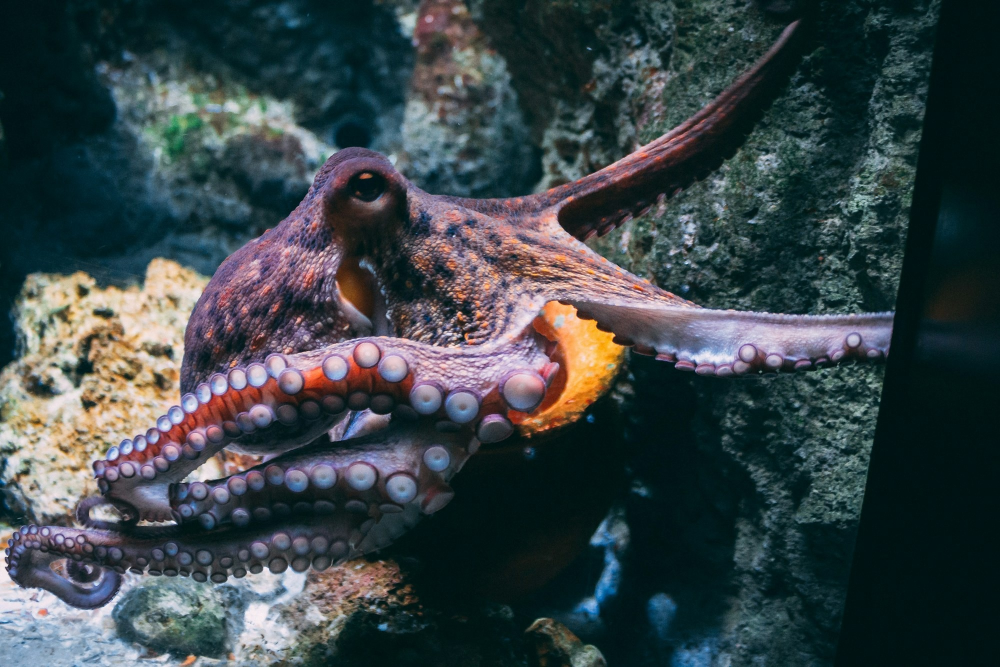
#> input picture pipeline/shorts-oto/pro/v54img/ahtapot2.jpg, 2000 x 1334 px, given in place of kapadokya.jpg, which was not available (shown at 1/2 size)
$ python kapak.py ../v54img
#> lines starting #> are read from the running program, lines starting #| are printed output that depends on the picture
from PIL import Image, ImageDraw, ImageFont, ImageEnhance
import numpy as np, sys

S = sys.argv[1]
W, H = 1080, 1920
F = "/usr/share/fonts/opentype/inter/InterDisplay-Black.otf"
src = Image.open(f"{S}/foto/kapadokya.jpg").convert("RGB")
#> src is the input picture: PIL image 2000x1334 RGB; mean R, G, B 57.9, 69.1, 72.2
s = max(W / src.width, H / src.height)
#> s = 1.44
src = src.resize((round(src.width * s), round(src.height * s)), Image.LANCZOS)
#> src: PIL image 2879x1920 RGB
x0, y0 = (src.width - W) // 2, (src.height - H) // 2
#> x0 = 899; y0 = 0
im = src.crop((x0, y0, x0 + W, y0 + H))
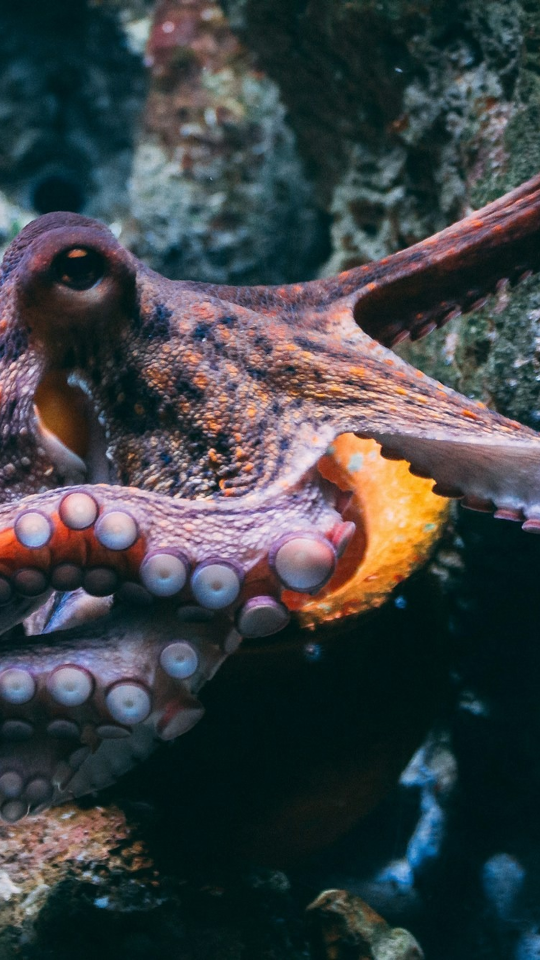
#> im: PIL image 1080x1920 RGB (shown at 1/2 size); mean R, G, B 61.6, 66.5, 69.3
im = ImageEnhance.Contrast(ImageEnhance.Color(im).enhance(1.35)).enhance(1.12)
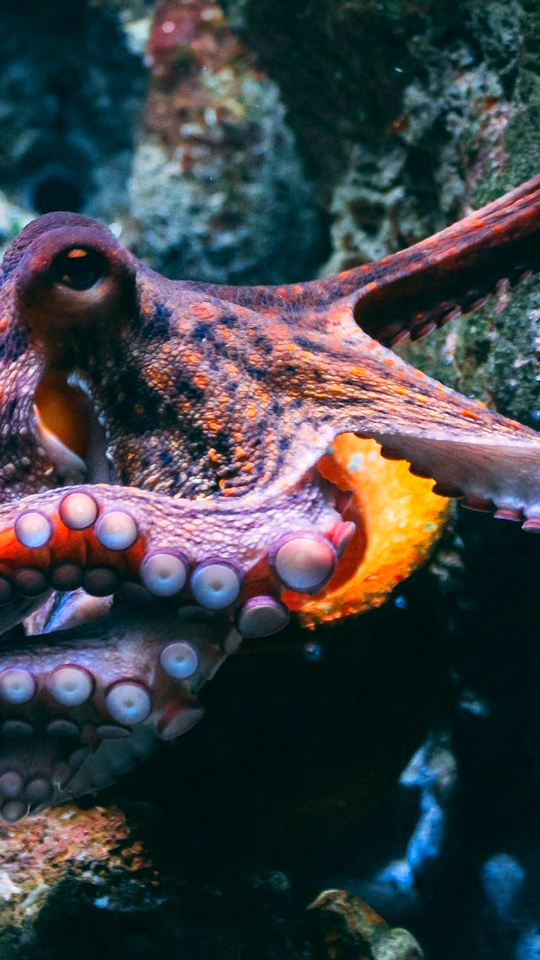
#> im: PIL image 1080x1920 RGB (shown at 1/2 size); mean R, G, B 62.3, 66.1, 70.5
im = Image.fromarray(255 - np.asarray(im))
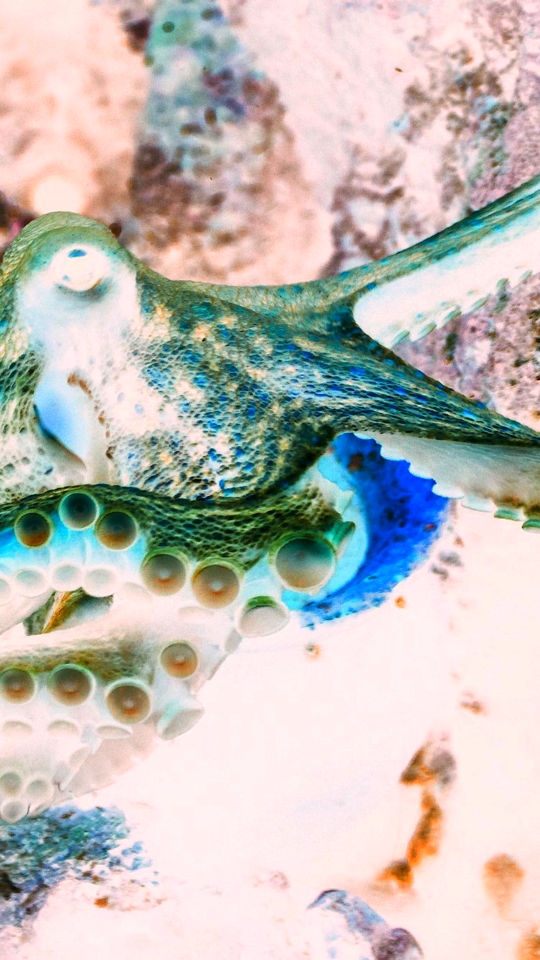
#> im: PIL image 1080x1920 RGB (shown at 1/2 size); mean R, G, B 192.7, 188.9, 184.5
# üst kararma (yazı okunur)
g = Image.new("L", (W, H))
#> g: PIL image 1080x1920 L; every value is 0
gd = ImageDraw.Draw(g)
for y in range(H):
    gd.line([(0, y), (W, y)], fill=int(235 * max(0.0, 1 - y / (H * 0.42)) ** 1.2))
im = Image.composite(Image.new("RGB", (W, H), (8, 9, 14)), im, g)
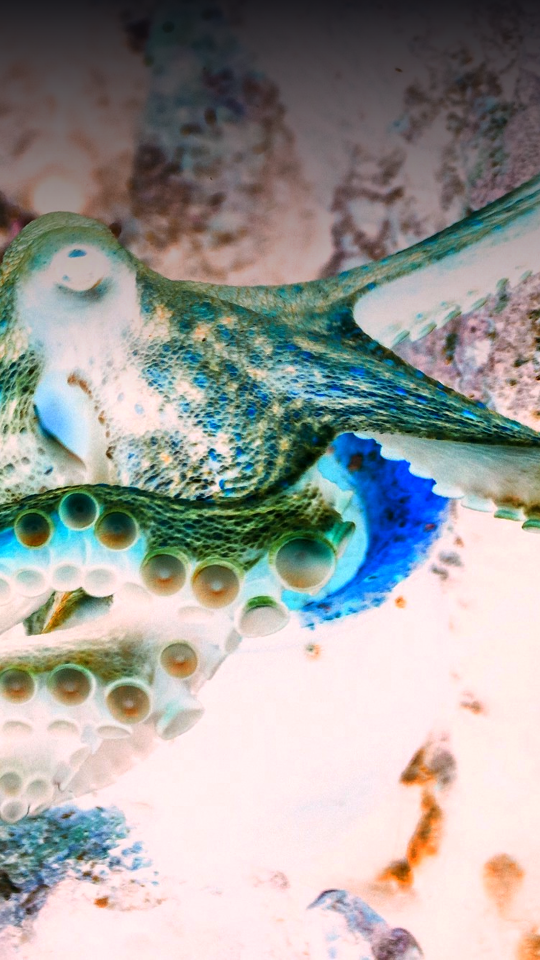
#> im: PIL image 1080x1920 RGB (shown at 1/2 size); mean R, G, B 157.4, 157.3, 154.6
d = ImageDraw.Draw(im)


def T(xy, t, size, fill, stroke=10):
    d.text(xy, t, font=ImageFont.truetype(F, size), fill=fill, stroke_width=stroke, stroke_fill=(0, 0, 0), anchor="mm")


T((540, 210), "BU FOTOĞRAFA", 96, (255, 255, 255), 8)
T((540, 390), "15 SANİYE", 190, (255, 204, 70), 14)
T((540, 560), "BAK!", 190, (255, 204, 70), 14)
# orta nokta
cx, cy = 540, 1180
d.ellipse([cx - 26, cy - 26, cx + 26, cy + 26], fill=(255, 255, 255))
d.ellipse([cx - 17, cy - 17, cx + 17, cy + 17], fill=(0, 0, 0))
# alt etiket
f = ImageFont.truetype(F, 62)
t = "GERÇEK RENKLERİ GÖR"
bb = d.textbbox((0, 0), t, font=f)
#> bb = (0, 2, 717, 73)
w, h = bb[2] - bb[0], bb[3] - bb[1]
#> w = 717; h = 71
lab = Image.new("RGBA", (w + 70, h + 50), (0, 0, 0, 0))
#> lab: PIL image 787x121 RGBA; every value is 0
ld = ImageDraw.Draw(lab)
ld.rounded_rectangle([0, 0, w + 69, h + 49], radius=22, fill=(214, 36, 36, 255))
ld.text((35, 25 - bb[1]), t, font=f, fill=(255, 255, 255))
lab = lab.rotate(-3, expand=True, resample=Image.BICUBIC)
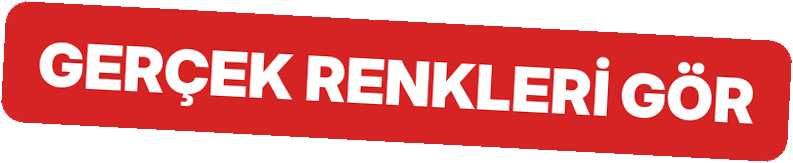
#> lab: PIL image 793x163 RGBA; mean R, G, B, A 163.5, 61, 61, 187; transparent parts drawn white
im.paste(lab, ((W - lab.width) // 2, 1560), lab)
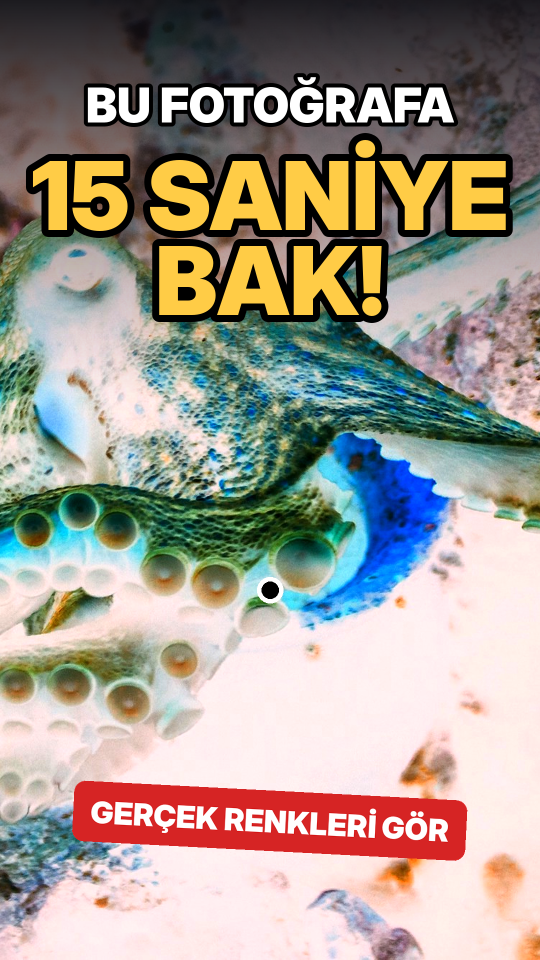
#> im: PIL image 1080x1920 RGB (shown at 1/2 size); mean R, G, B 160.3, 152.8, 143
im.save(f"{S}/49-kapadokya_kapak.jpg", quality=92)
im.resize((360, 640)).save(f"{S}/test/kapak_small.jpg")
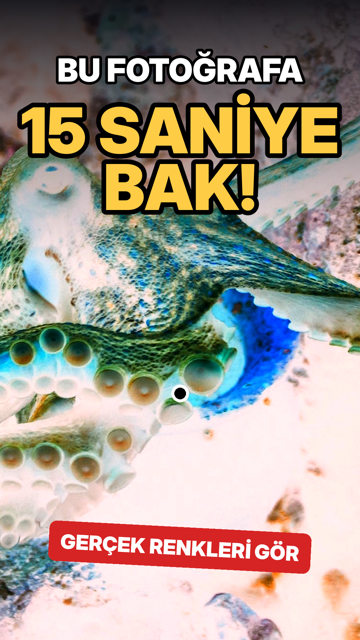
#> saved as kapak_small.jpg: PIL image 360x640 RGB; mean R, G, B 160.3, 152.8, 143

$ run again, on pipeline/shorts-oto/pro/v54img/kollar.jpg
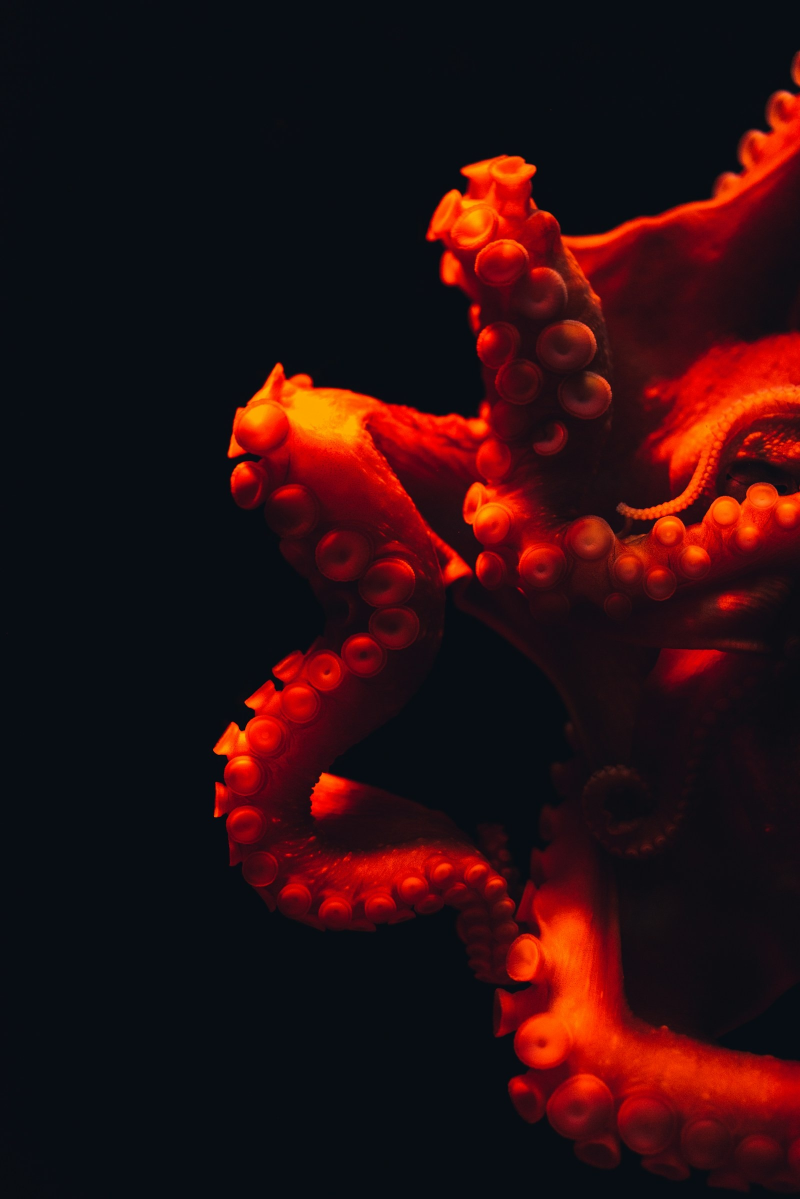
#> input picture pipeline/shorts-oto/pro/v54img/kollar.jpg, 1600 x 2397 px, given in place of kapadokya.jpg, which was not available (shown at 1/2 size)
#> src is the input picture: PIL image 1600x2397 RGB; mean R, G, B 44.7, 14.7, 17.2
#> src: PIL image 1282x1920 RGB
#> g: PIL image 1080x1920 L; every value is 0
#> `im = Image.composite(Image.new("RGB", (W, H), (8, 9, 14)), im, g)`:
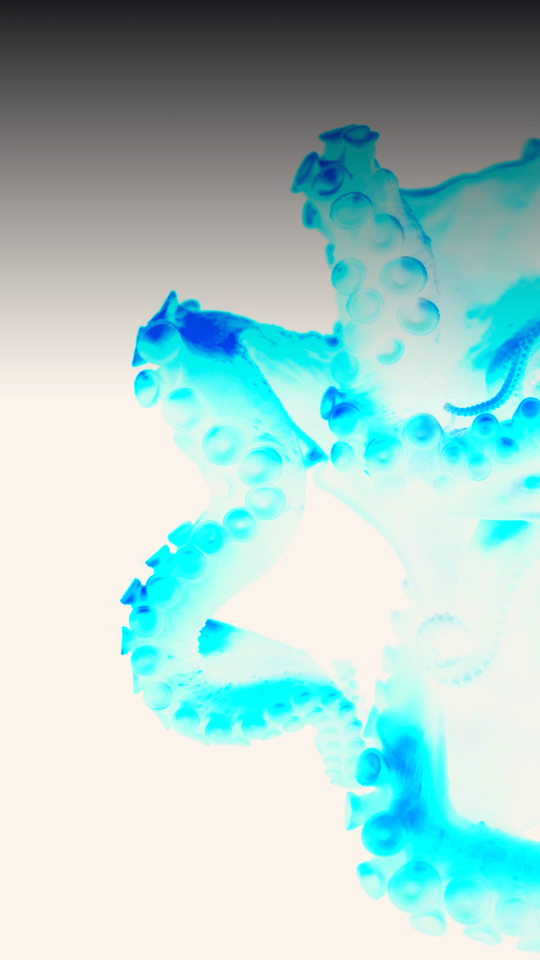
#> im: PIL image 1080x1920 RGB (shown at 1/2 size); mean R, G, B 165.6, 202.9, 200.1
#> bb = (0, 2, 717, 73)
#> w = 717; h = 71
#> `im.resize((360, 640)).save(f"{S}/test/kapak_small.jpg")`:
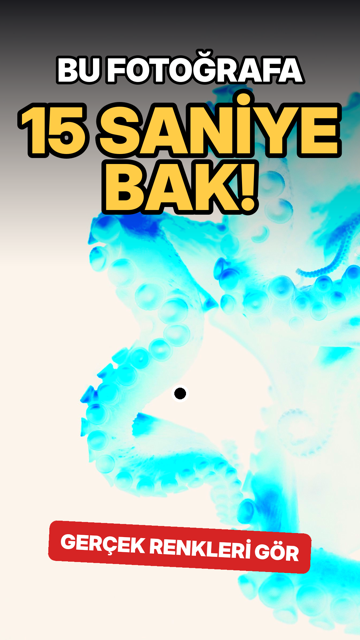
#> saved as kapak_small.jpg: PIL image 360x640 RGB; mean R, G, B 169.7, 192.3, 181.6
